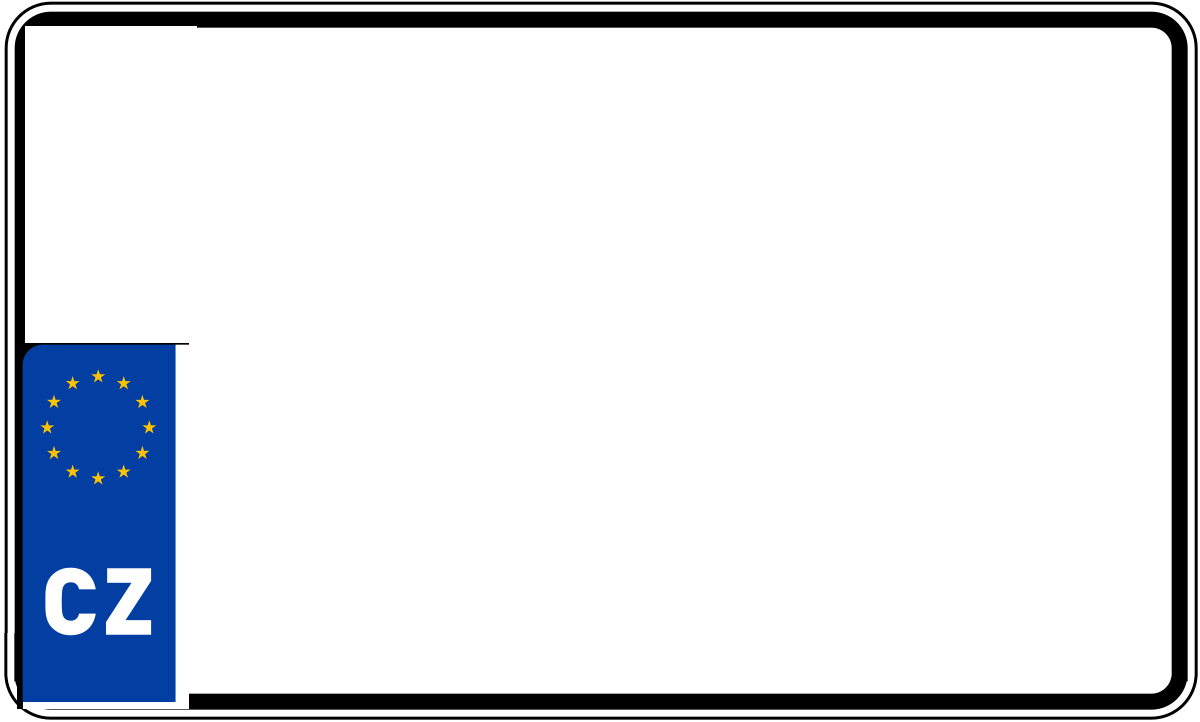
#> input picture resources/CZ-number-plate-2004-US.png, 1200 x 722 px
$ python licenseplate.py
#> lines starting #> are read from the running program, lines starting #| are printed output that depends on the picture
from PIL import Image, ImageDraw, ImageFont
import string
import random
random.seed(4141)

def rnd_str(l):
	return ''.join(random.choices(string.ascii_uppercase + string.digits, k=l))

font = ImageFont.truetype('resources/din1451alt.ttf', size=310)
color = 'rgb(0, 0, 0)' # black

for i in range(1,10):
	part1 = "34  KLs"
	part2 = "  654"

	image = Image.open('resources/CZ-number-plate-2004-US.png')
#> image is the input picture: PIL image 1200x722 RGBA; mean R, G, B, A 222.2, 225.6, 231.1, 255
	draw = ImageDraw.Draw(image)

	draw.text((300, 0), part1, fill=color, font=font)
	draw.text((250, 350), part2, fill=color, font=font)
	file_name = ""
	image.save('test2.png')
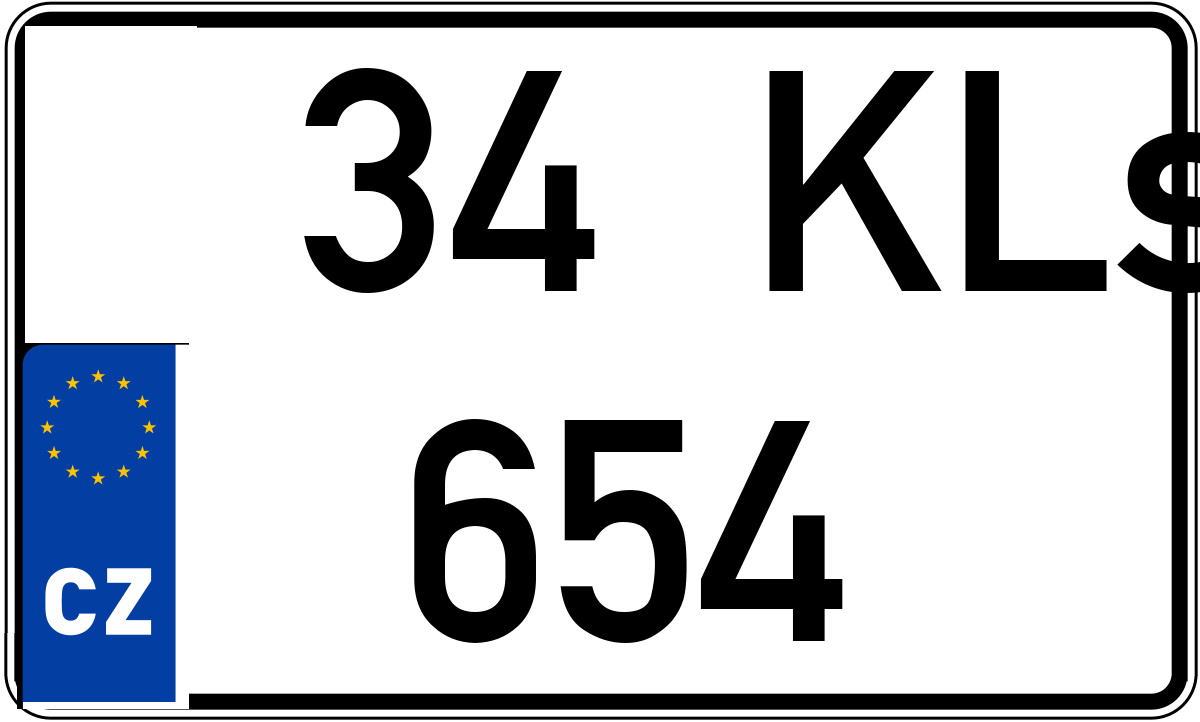
#> saved as test2.png: PIL image 1200x722 RGBA; mean R, G, B, A 191.9, 195.3, 200.9, 255
